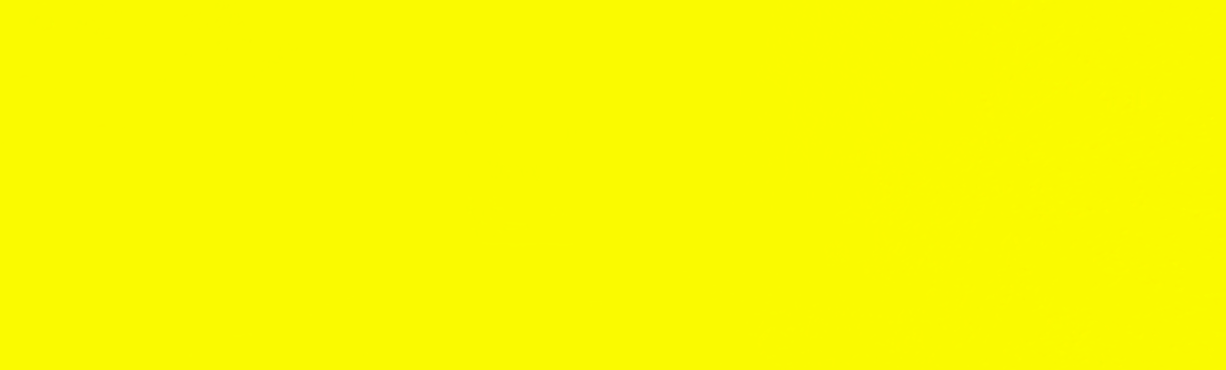
%> input picture OpticalFlow/LKflow_000157_10.png, 1226 x 370 px; the run also reads 1 picture not shown here
$ octave m4.m   (GNU Octave 9; MATLAB toolbox functions it lacks are replaced by stand-ins)
%> lines starting %> are read from the running program, lines starting %| are printed output that depends on the picture; in (x1, y1, x2, y2) boxes, pixels count from 0 and x2, y2 are one past the last pixel; in counts of white or black regions, pixels touching at a corner belong together; the program's own positions count from 1
### OpticalFlow/flow_read.m
function F = flow_read (filename)
%> called with filename = 'ima/est/LKflow_000157_10.png'
% loads flow field F from png file
% for details see readme.txt

I = double(imread(filename));

F_u = (I(:,:,1)-2^15)/64;
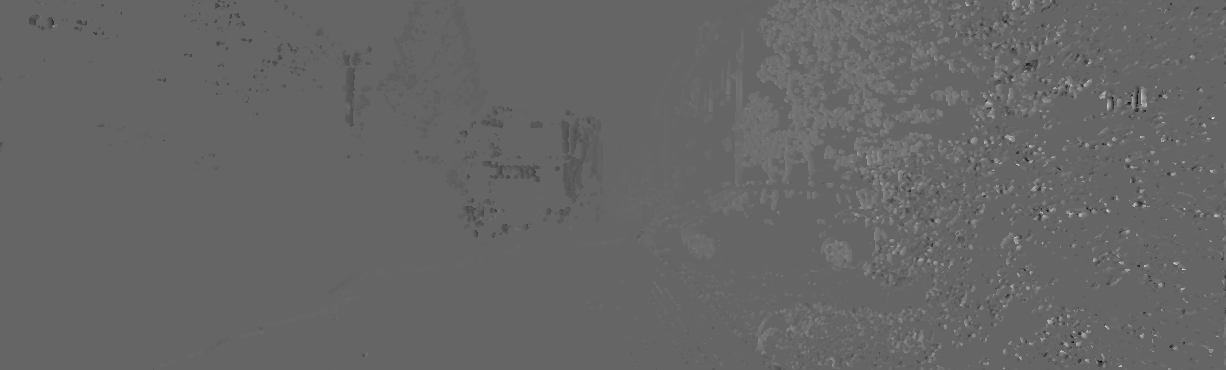
%> F_u: size 370x1226 double; min -5.97, max 9.05, mean 0.0655; drawn with min black and max white
F_v = (I(:,:,2)-2^15)/64;
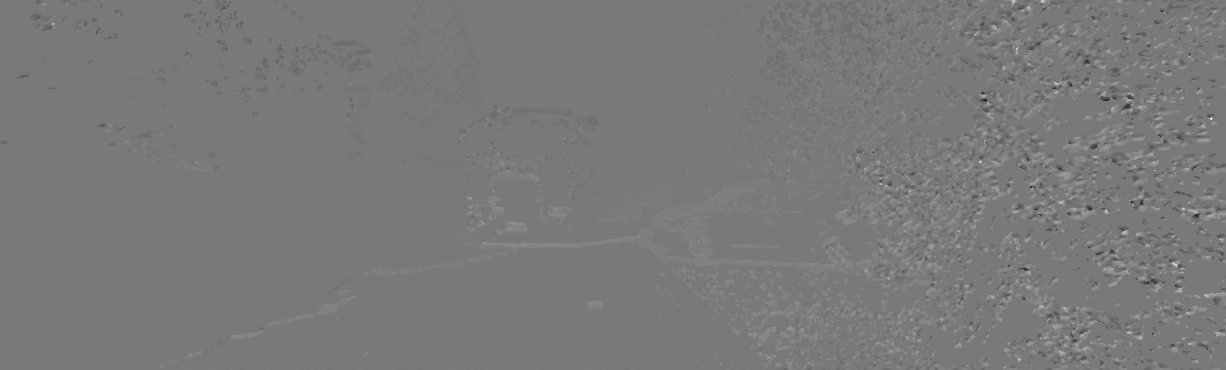
%> F_v: size 370x1226 double; min -7.88, max 8.69, mean 0.0322; drawn with min black and max white
F_valid = min(I(:,:,3),1);
%> F_valid: size 370x1226 double; every value is 1
F_u(F_valid==0) = 0;
F_v(F_valid==0) = 0;
F(:,:,1) = F_u;
F(:,:,2) = F_v;
F(:,:,3) = F_valid;
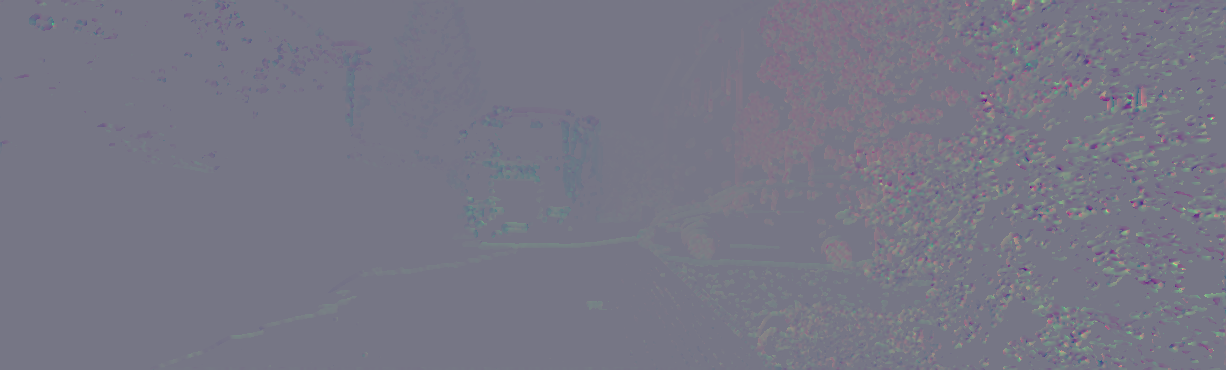
%> F: size 370x1226x3 double; mean R, G, B 0.0655, 0.0322, 1; drawn with min black and max white
%> call 2 of flow_read, with filename = 'ima/gt/000157_10.png'
%> in flow_read (call 2), `F_u = (I(:,:,1)-2^15)/64;`:
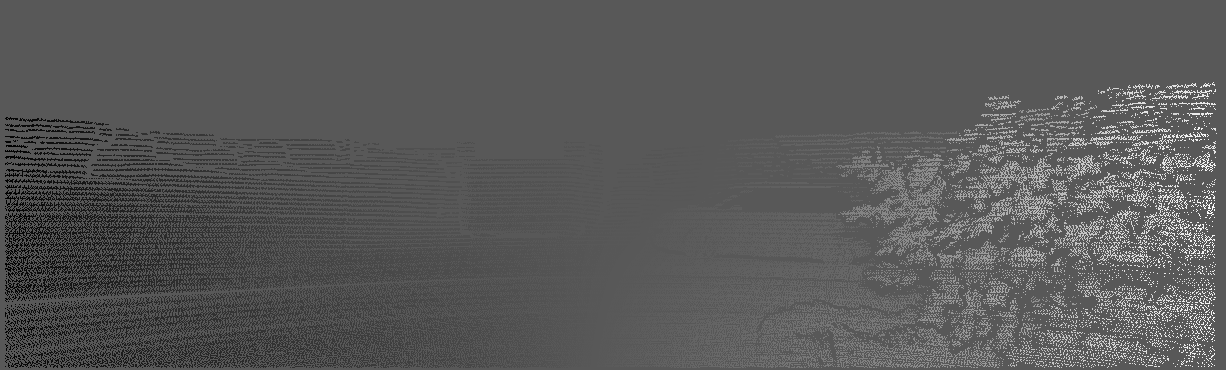
%> F_u: size 370x1226 double; min -6.17, max 11.59, mean 0.0564; drawn with min black and max white
%> in flow_read (call 2), `F_v = (I(:,:,2)-2^15)/64;`:
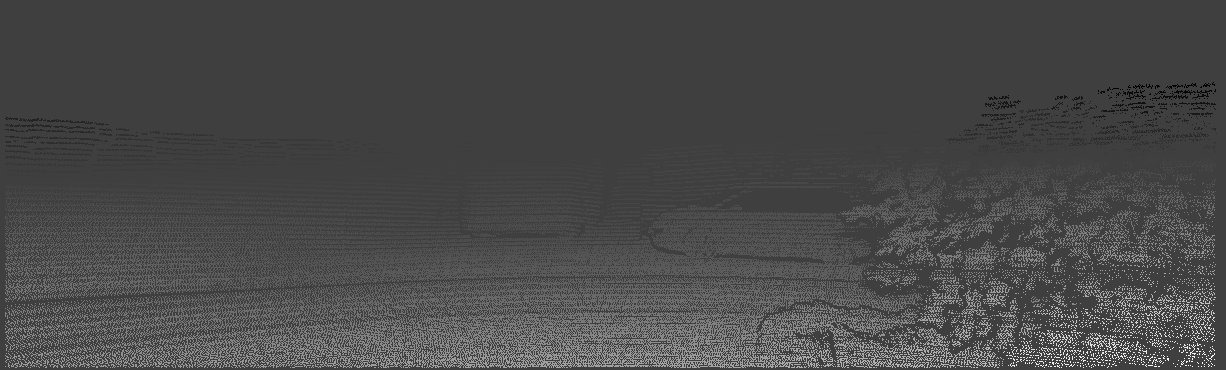
%> F_v: size 370x1226 double; min -1.22, max 3.7, mean 0.192; drawn with min black and max white
%> in flow_read (call 2), `F_valid = min(I(:,:,3),1);`:
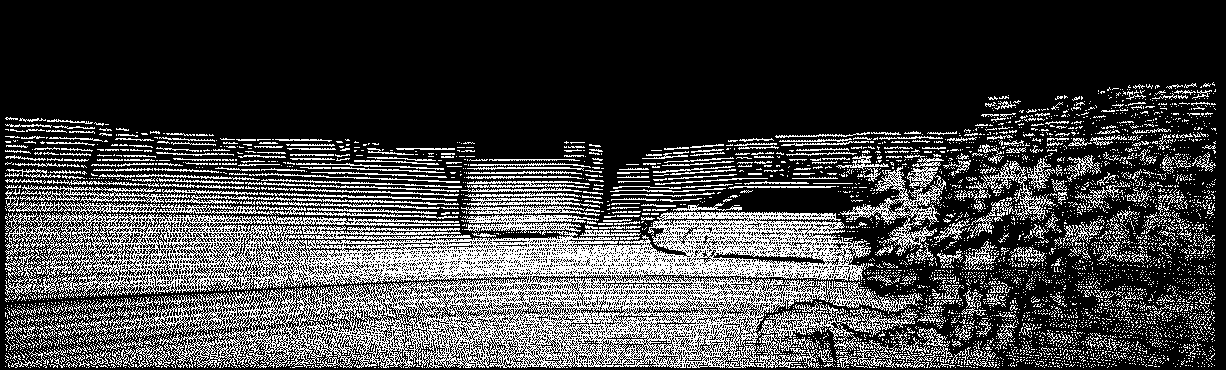
%> F_valid: size 370x1226 double; values 0 (black) and 1 (white), 25.7% white in thin lines or dots, all inside (x1, y1, x2, y2) = (5, 82, 1217, 368)
%> in flow_read (call 2), `F(:,:,3) = F_valid;`:
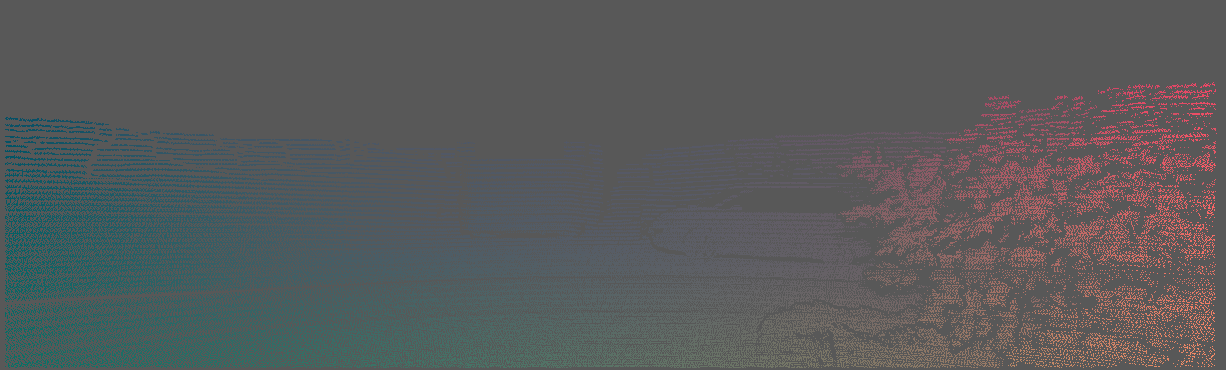
%> F: size 370x1226x3 double; mean R, G, B 0.0564, 0.192, 0.257; drawn with min black and max white

### OpticalFlow/flow_error.m
function f_err = flow_error (F_gt,F_est,tau)

%> the run ends on the next line
[E,F_val] = flow_error_map (F_gt,F_est);
f_err = length(find(E>tau))/length(find(F_val));

### OpticalFlow/m4.m
clc;clear all; close all

% Task 4 --------------------------------------------------------
disp ('---------------------Task 4-----------------------')
% error threshold
tau = 3;
i_est = flow_read('ima/est/LKflow_000157_10.png');
i_gt = flow_read('ima/gt/000157_10.png');

err = flow_error(i_gt,i_est,tau);
